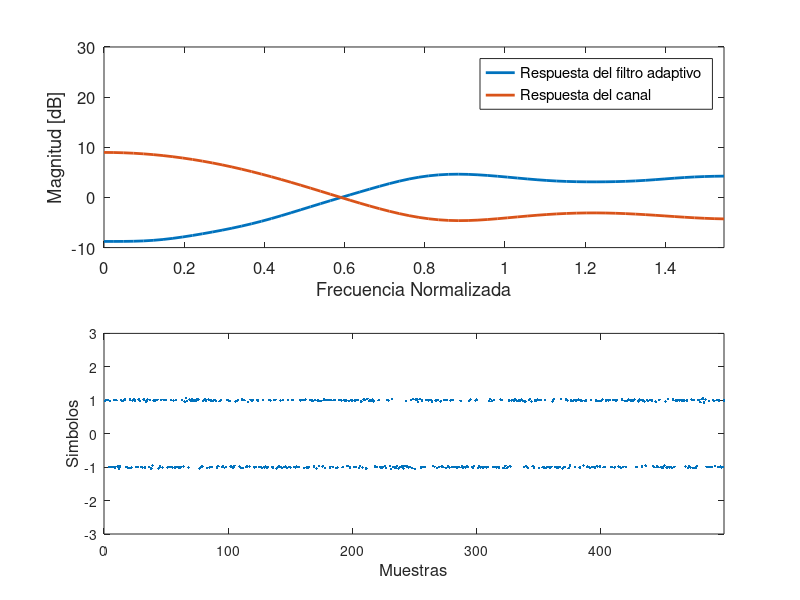

Source code (MATLAB):
%% <------- Guia 7 - Ejercicio 5 ----------->

clc; % borra la consola
clear all; % borra todas las variables
close all; % cierra las ventanas de imagen

L=1e5;          % Longitud de la simulacion
N=31;           % Tamaño del filtro de ecualizacion
%mu=1e-4;        % Velocidad de adaptacion
mu=0.012;        % Velocidad de adaptacion
sigma=0.01;      % Ruido

%% Inicializacion de vectores
sr=zeros(1,N);
h_s=zeros(1,N);
h_s((N-1)/2)=4;
x_s=zeros(1,L);
d=zeros(1,L);
e=zeros(1,L);

%% Generacion de simbolos aleatorios
x=(rand(1,L)>0.5)*2-1;

% Canal
h=[1 0.7 0.6 0.35 0.1 0.05 0.01];

% Filtrado de los simbolos por el canal
y=filter(h,1,x);

yo=y+randn(1,L)*sigma;

% Grafica de respuesta en frecuencia del canal y el ecualizador
NFFT=128;
CH=fft(h,NFFT);         % filtro canal
FC=fft(h_s,NFFT);       % filtro ecualizador

h1 = subplot(2,1,1);   % grafico superior / filtros
h1a = plot((0:NFFT/2-1)/NFFT*pi,20*log10(abs(FC(1:NFFT/2)))); % EQ
set(h1a,'linewidth',2)
hold all
h1b = plot((0:NFFT/2-1)/NFFT*pi,20*log10(abs(CH(1:NFFT/2)))); % CH
set(h1b,'linewidth',2)
xlabel('Frecuencia Normalizada','FontSize',12)
ylabel('Magnitud [dB]','FontSize',12)
legend(h1,'Respuesta del filtro adaptivo','Respuesta del canal');
set(h1,'Fontsize',12);
axis tight;
ylim([-10,30]);

%% Grafica de los simbolos recibidos
h2 = subplot(2,1,2);
h2a = plot(yo(1:500),'.');
axis tight;
ylim(h2,[-3,3]);
xlim(h2,[0,499]);
xlabel(h2,'Muestras','FontSize',12);
ylabel(h2,'Simbolos','FontSize',12);


%Bucle de procesamiento del receptor
for n=1:L

  % Registro de desplazamiento
  sr=[yo(n) sr(1:end-1)];

  %% Se insertar filtrado de muestras con h_s (^h o h sombrero) para obtener x_s[n] (^x o x sombrero)
% /-----------------\
  x_s(n) = sr * h_s';
% \-----------------/  

  % Senial de referencia obtenida a partir de x_s 
  d(n)=(x_s(n)>0)*2-1;

  % Senial de error
  e(n)=x_s(n)-d(n);

  %% Se insertar adaptacion de coeficientes para obtener los coeficientes actualizados de h_s
% /-------------------------\
  h_s = h_s - mu * e(n) * sr;
% \-------------------------/

  % Actualizacion de graficos
  if (mod(n,1000)==0)
    
    FC=fft(h_s,NFFT);  
    y_eq = 20*log10(abs(FC(1:NFFT/2)));
    set(h1a, 'YData', y_eq);                % actualiza resp. EQ
    y_datos = x_s(n-499:n);
    set(h2a, 'YData', y_datos);             % actualiza datos
    drawnow

  end
end
